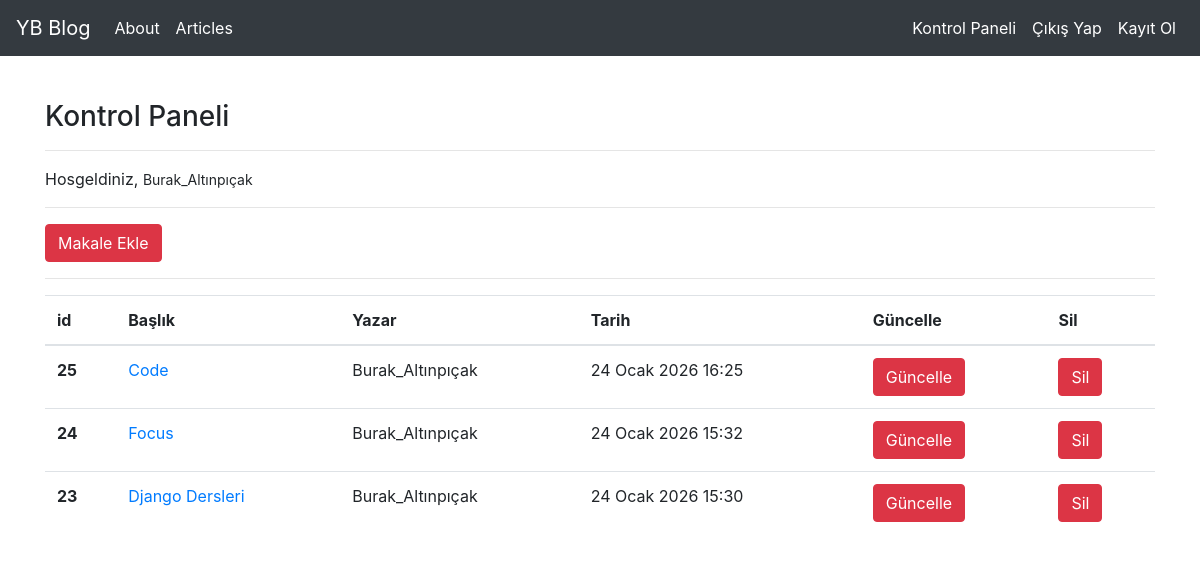
Screenshot of /articles/dashboard/ (signed in) with the database file from the repository.
### article/models.py (models this page shows, shortened)
class Article(models.Model):
    author=models.ForeignKey("auth.User",on_delete=models.CASCADE,verbose_name="Yazar")
    title=models.CharField(max_length=50,verbose_name="Başlık")
    content=RichTextField()
    created_date=models.DateTimeField(auto_now_add=True,verbose_name="Oluşturma Tarihi")
    article_image = models.FileField(blank=True,null=True,verbose_name="Makaleye Fotoğraf Ekleyin")
    class Meta:
       ordering = ["-created_date"]

### article/views.py (the view)
# urls.py: path("dashboard/",views.dashboard,name="dashboard"),
@login_required(login_url = "user:login")
def dashboard(request):
     articles = Article.objects.filter(author = request.user)
     context = {
          "articles":articles
     }
     return render(request,"dashboard.html",context)

### templates/dashboard.html
{% extends "layout.html" %}
{% block body %}
<h3>Kontrol Paneli</h3>
<hr>
<p>
Hosgeldiniz, <small>{{request.user.username}}</small>
</p>
<hr>
<a class="btn btn-danger" href="/articles/addarticle">Makale Ekle</a>
<hr>
{% if articles %}
<table class="table">
  <thead>
    <tr>
      <th scope="col">id</th>
      <th scope="col">Başlık</th>
      <th scope="col">Yazar</th>
      <th scope="col">Tarih</th>
      <th scope="col">Güncelle</th>
      <th scope="col">Sil</th>
    </tr>
  </thead>
  <tbody>
    {% for article in articles %}
    <tr>
      <th scope="row">{{article.id}}</th>
      <td><a href="{% url 'article:detail' article.id%}">{{article.title}}</a></td>
      <td>{{article.author.username}}</td>
      <td>{{article.created_date}}</td>
       <td><a href="{% url 'article:update' article.id%}" class="btn btn-danger">Güncelle</a></td>
        <td><a href="{% url 'article:delete' article.id%}" class="btn btn-danger">Sil</a></td>
    </tr>
    {% endfor %}
</table>
{% else %}
<div class="alert alert-danger">
Henüz bir makaleniz bulunmuyor
</div>
{% endif %}
{% endblock body %}

### rows the page displays
Article: id "25", title "Code", author.username "Burak_Altınpıçak", created_date "24 Ocak 2026 16:25"
Article: id "24", title "Focus", author.username "Burak_Altınpıçak", created_date "24 Ocak 2026 15:32"
Article: id "23", title "Django Dersleri", author.username "Burak_Altınpıçak", created_date "24 Ocak 2026 15:30"

### other values shown
{{ request.user.username }} "Burak_Altınpıçak"
